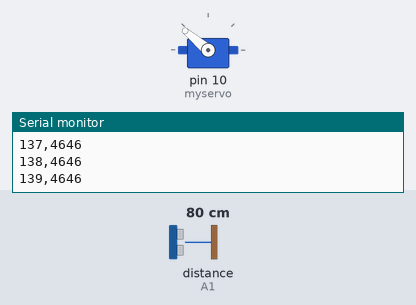
This sketch was run on a simulated Arduino Uno, built with avr-gcc and run on an emulated ATmega328P. On the bench: servo, the last lines printed to the serial monitor. Wiring (inferred from the names in the program): ultrasonic range finder: trigger A0; echo A1. The test bench sets the inputs (shaded band); at power-on: distance to the obstacle (sensor on A1) 80 cm. The echo pulse lasts 58.3 µs per cm.

Above: at 2.84 s.
At 4.26 s:
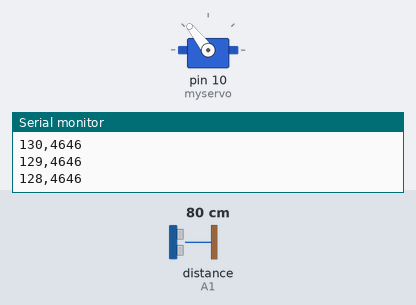
4.3 s: distance to the obstacle (sensor on A1) set to 4 cm
At 5.06 s:
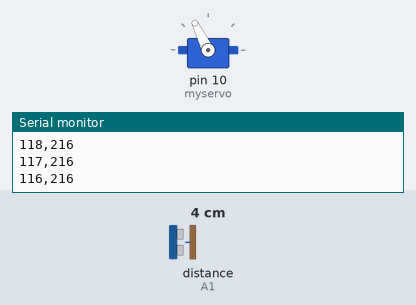
Timing chart, 0 to 16.3 s (numbered marks = the images above; inputs shaded):
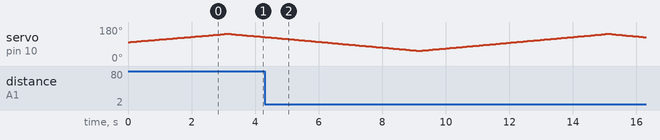

The sketch:

sweep.ino
```cpp
#include <Servo.h>

#define echoPin A1 // Echo Pin
#define trigPin A0 // Trigger Pin

//variables for distance sensor
int maximumRange = 10000; // Maximum range needed
long getDist;

Servo myservo;  // create servo object to control a servo
// twelve servo objects can be created on most boards

//servo vars
int servomid = 99;
int servoradius = 45;
int servomax = servomid + servoradius;
int servomin = servomid - servoradius;
int dstep = 1;
int servopos = servomid;


void setup() {
  Serial.begin(9600);
  myservo.attach(10);  // attaches the servo on pin 9 to the servo object

  myservo.write(servopos);

  //ultrasound pins (A0 and A1 on motor board)
  pinMode(trigPin, OUTPUT);
  pinMode(echoPin, INPUT);
}


//get ultrasound distance
long getDistance(){
  long duration, distance; // Duration used to calculate distance

  //trigger off
  digitalWrite(trigPin, LOW);
  delayMicroseconds(2);

  //trigger on
  digitalWrite(trigPin, HIGH);
  delayMicroseconds(10);

  //trigger off and read
  digitalWrite(trigPin, LOW);
  duration = pulseIn(echoPin, HIGH);

  //Calculate the distance (in cm) based on the speed of sound.
  distance = duration/58.2;

  //keep in a sensible range
  if(distance > maximumRange){
    distance = maximumRange;
  }
}

void loop() {
  //update servo scanner
  servopos = servopos + dstep;
  if(servopos >= servomax){
    servopos = servomax;
    dstep = -dstep;
  }
  if(servopos <= servomin){
    servopos = servomin;
    dstep = -dstep;
  }

  myservo.write(servopos);
  delay(15);

  //check distances
  getDist = getDistance();

  Serial.print(servopos);
  Serial.print(",");
  Serial.println(getDist);

  //Delay 50ms before next reading.
  delay(50);
}
```
